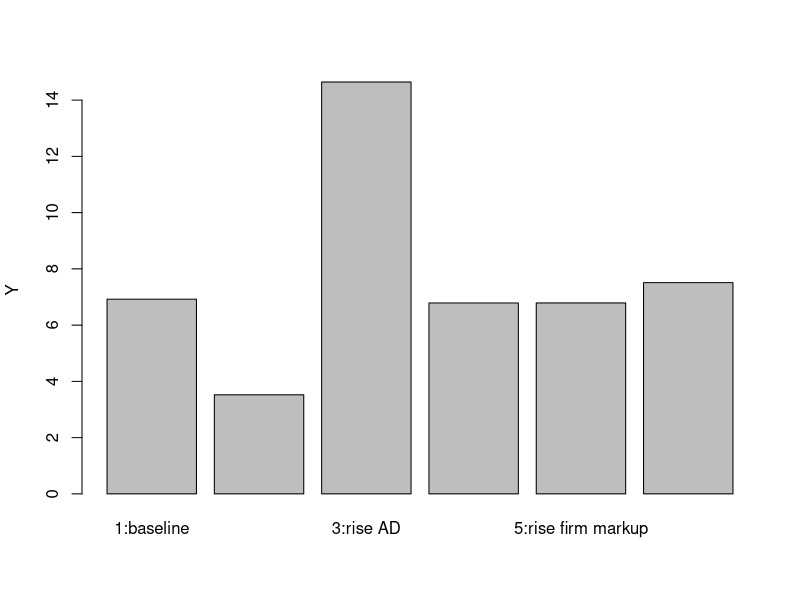
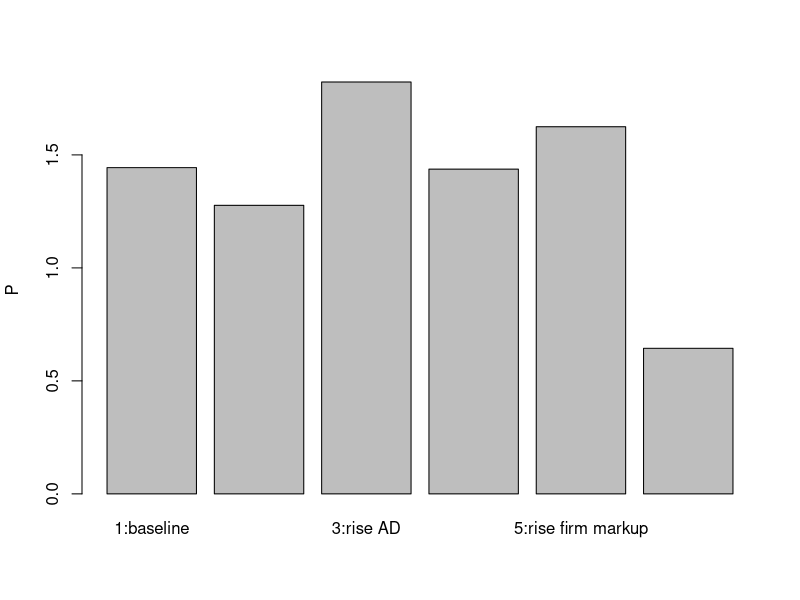
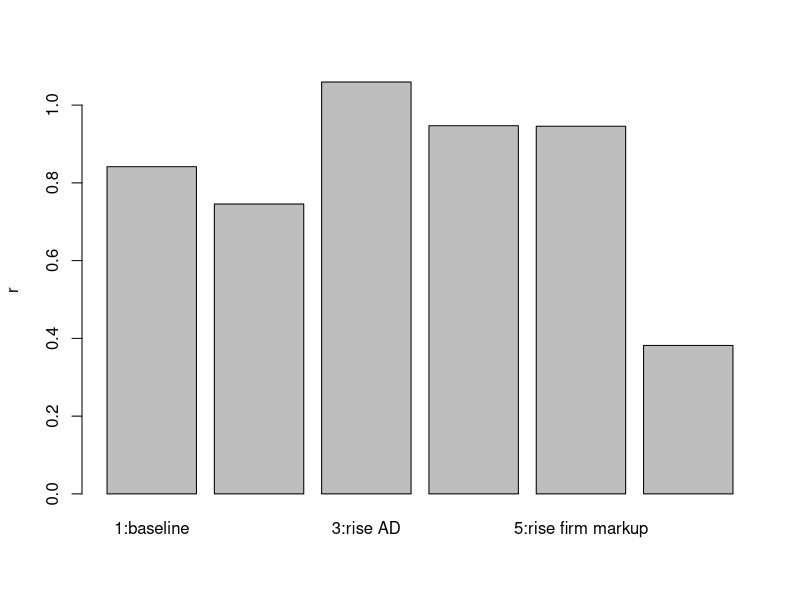
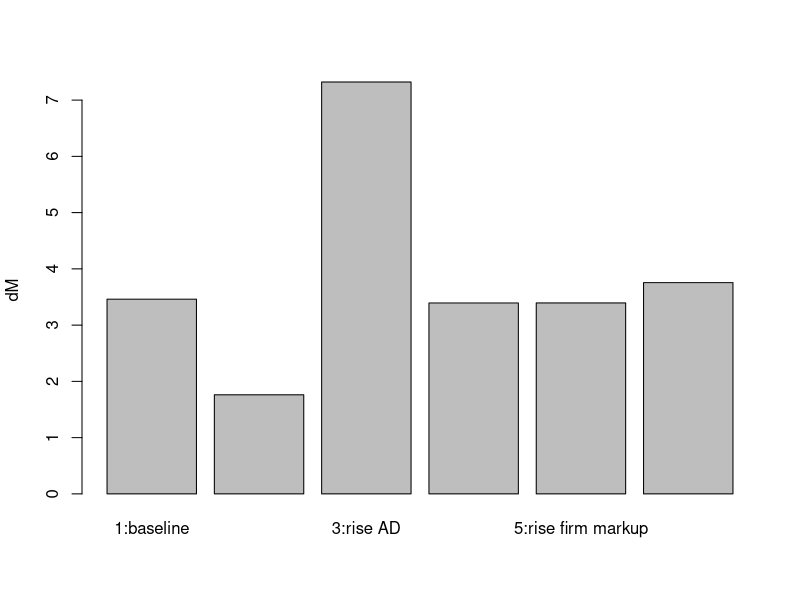
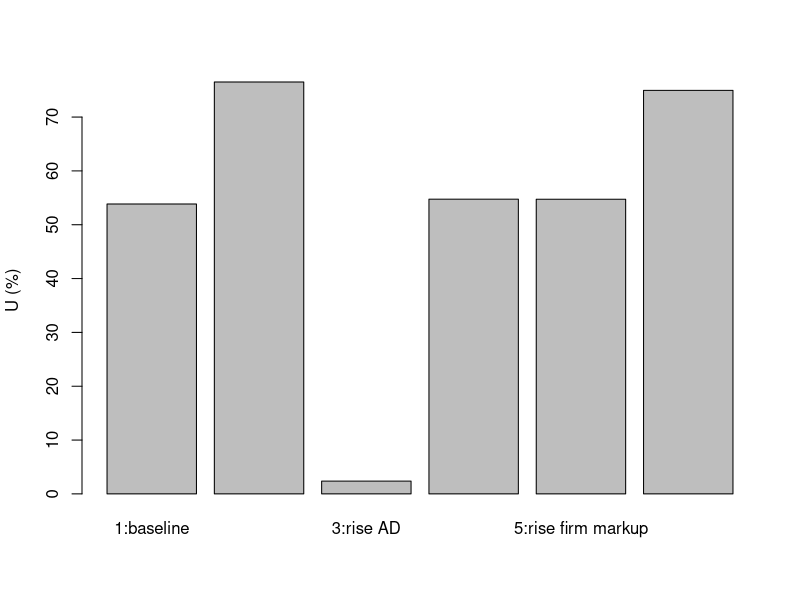
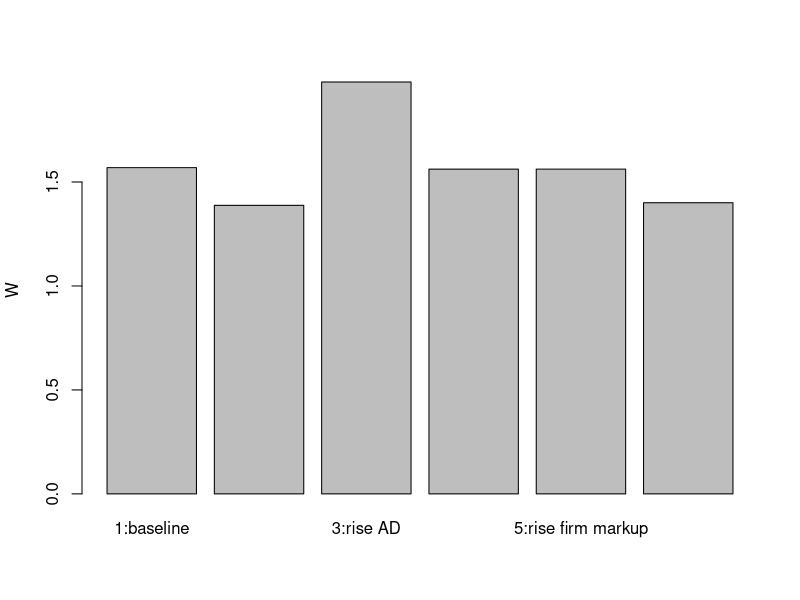
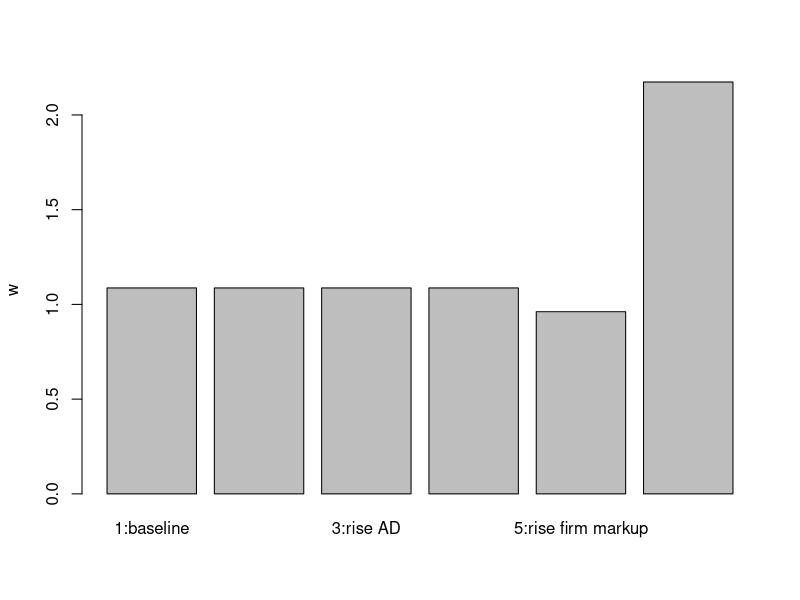
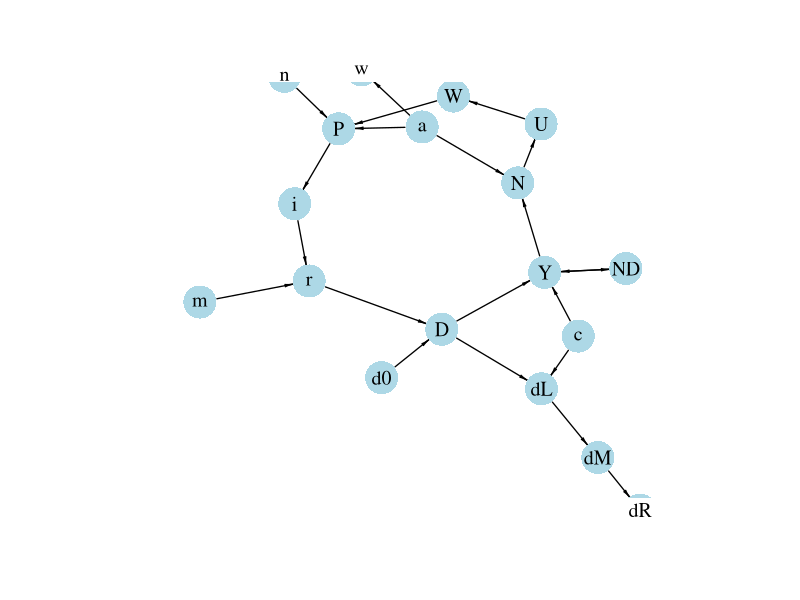

The R source for these figures, in order:
## ---- chunk 1

#Clear the environment
rm(list=ls(all=TRUE))

# Set number of scenarios (including baseline)
S=6

#Create vector in which equilibrium solutions from different parameterisations will be stored
Y_star=vector(length=S)  # income/output
D_star=vector(length=S)  # (notional) credit-financed aggregate demand
ND_star=vector(length=S) # income-financed aggregate demand
r_star=vector(length=S)  # lending rate
N_star=vector(length=S)  # employment
U_star=vector(length=S)  # unemployment
P_star=vector(length=S)  # price level
w_star=vector(length=S)  # real wage
W_star=vector(length=S)  # nominal wage
i_star=vector(length=S)  # central bank rate
dL_star=vector(length=S) # change in loans
dM_star=vector(length=S) # change in bank deposits 
dR_star=vector(length=S) # change in bank reserves

# Set exogenous variables that will be shifted
c=vector(length=S) # share of credit demand that is accommodated
d0=vector(length=S)# autonomous component of debt-financed aggregate demand
m=vector(length=S) # mark-up on lending rate
n=vector(length=S) # mark-up on prices
a=vector(length=S) # productivity

# Baseline parameterisation
c[]=0.8 
d0[]=5
m[]=0.15
n[]=0.15  
a[]=0.8 

# Construct different scenarios
for (j in 1:S){
  if (j==2){# scenario 2: increase in credit rationing
    c[2]=0.4
  }
  if (j==3){# scenario 3: increase in autonomous demand
    d0[3]=10
  }
  if (j==4){# scenario 4: increase in interest rate mark-up
    m[4]=0.3
  }
  if (j==5){# scenario 5: increase in price mark-up
    n[5]=0.3
  }
  if (j==6){# scenario 6: increase in productivity
    a[6]=0.4
  }
}

#Set constant parameter values
b=0.5   # propensity to spend out of income
d1=0.8  # sensitivity of demand with respect to the interest rate
i0=0.01 # discretionary component of central bank rate
i1=0.5  # sensitivity of central bank rate with respect to price level
Nf=12   # full employment/labour force
h=0.8   # sensitivity of nominal wage with respect to unemployment
k=0.3   # desired reserve ratio
W0=2    # exogenous component of nominal wage

# Initialise endogenous variables at some arbitrary positive value 
Y=1 
D=1
ND=1
r=1
N=1
U=1
P=1
w=1
W=1
i=1
dL=1
dM=1
dR=1

#Solve this system numerically through 1000 iterations based on the initialisation
for (j in 1:S){
  
  for (iterations in 1:1000){
    
    #Model equations
    
    # (1) Goods market
    Y = ND + c[j]*D
    
    # (2) Not-debt financed component of aggregate demand
    ND = b*Y
    
    # (3) Debt-financed component of aggregate demand
    D= d0[j] - d1*r
    
    # (4) Policy rate
    i = i0 + i1*P
    
    # (5) Lending rate
    r = (1+m[j])*i
    
    # (6) Change in loans
    dL = c[j]*D
    
    # (7) Change in deposits
    dM = dL
    
    # (8) Change in reserves
    dR = k*dM
    
    # (9) Price level
    P = (1+n[j])*a[j]*W
    
    # (10) Nominal wage
    W = W0 - h*(U)
    
    # (11) Real wage
    w = 1/((1+n[j])*a[j])
    
    # (12) Employment
    N = a[j]*Y
    
    # (13) Unemployment rate
    U = (Nf - N)/Nf
    
  }

  #Save results for different parameterisations in vector
  Y_star[j]=Y
  D_star[j]=D
  ND_star[j]=ND
  r_star[j]=r
  N_star[j]=N
  U_star[j]=U
  P_star[j]=P
  w_star[j]=w
  W_star[j]=W
  i_star[j]=i
  dL_star[j]=dL
  dM_star[j]=dM
  dR_star[j]=dR  
}

## ---- chunk 2
#| label: fig-output-pkmacro
#| fig-cap: Output

barplot(Y_star, ylab="Y", names.arg=c("1:baseline", "2:rise credit rat.", "3:rise AD",
                                      "4:rise bank markup","5:rise firm markup", "6:rise product."))

## ---- chunk 3
#| label: fig-price-level-pkmacro
#| fig-cap: Price level

barplot(P_star, ylab="P", names.arg=c("1:baseline", "2:rise credit rat.", "3:rise AD",
                                      "4:rise bank markup","5:rise firm markup", "6:rise product."))

## ---- chunk 4
#| label: fig-lending-rate-pkmacro
#| fig-cap: Lending rate

barplot(r_star, ylab="r", names.arg=c("1:baseline", "2:rise credit rat.", "3:rise AD",
                                      "4:rise bank markup","5:rise firm markup", "6:rise product."))

## ---- chunk 5
#| label: fig-money-pkmacro
#| fig-cap: Deposit money creation

barplot(dM_star, ylab="dM", names.arg=c("1:baseline", "2:rise credit rat.", "3:rise AD",
                                        "4:rise bank markup","5:rise firm markup", "6:rise product."))

## ---- chunk 6
#| label: fig-unemployment-pkmacro
#| fig-cap: Unemployment rate

barplot(U_star*100, ylab="U (%)", names.arg=c("1:baseline", "2:rise credit rat.", "3:rise AD",
                                              "4:rise bank markup","5:rise firm markup", "6:rise product."))

## ---- chunk 7
#| label: fig-nominal-wage-pkmacro
#| fig-cap: Nominal wage

barplot(W_star, ylab="W", names.arg=c("1:baseline", "2:rise credit rat.", "3:rise AD",
                                      "4:rise bank markup","5:rise firm markup", "6:rise product."))

## ---- chunk 8
#| label: fig-real-wage-pkmacro
#| fig-cap: Real wage

barplot(w_star, ylab="w", names.arg=c("1:baseline", "2:rise credit rat.", "3:rise AD",
                                      "4:rise bank markup","5:rise firm markup", "6:rise product."))

## ---- chunk 9
#| message: false
#| label: fig-dg-pkmacro
#| fig-cap: Directed graph of post-Keynesian endogenous money model

## Create directed graph 
# Construct auxiliary Jacobian matrix for 18 variables: 
# r, Y, ND, D, i, P, W, w, N, U, dl, dM, dR, d0, c, m, a, n 

M_mat=matrix(c(0,0,0,0,1,0,0,0,0,0,0,0,0,0,0,1,0,0,
               0,0,1,1,0,0,0,0,0,0,0,0,0,0,1,0,0,0,
               0,1,0,0,0,0,0,0,0,0,0,0,0,0,0,0,0,0,
               1,0,0,0,0,0,0,0,0,0,0,0,0,1,0,0,0,0,
               0,0,0,0,0,1,0,0,0,0,0,0,0,0,0,0,0,0,
               0,0,0,0,0,0,1,0,0,0,0,0,0,0,0,0,1,1,
               0,0,0,0,0,0,0,0,0,1,0,0,0,0,0,0,0,0,
               0,0,0,0,0,0,0,0,0,0,0,0,0,0,0,0,1,1,
               0,1,0,0,0,0,0,0,0,0,0,0,0,0,0,0,1,0,
               0,0,0,0,0,0,0,0,1,0,0,0,0,0,0,0,0,0,
               0,0,0,1,0,0,0,0,0,0,0,0,0,0,1,0,0,0,
               0,0,0,0,0,0,0,0,0,0,1,0,0,0,0,0,0,0,
               0,0,0,0,0,0,0,0,0,0,0,1,0,0,0,0,0,0,
               0,0,0,0,0,0,0,0,0,0,0,0,0,0,0,0,0,0,
               0,0,0,0,0,0,0,0,0,0,0,0,0,0,0,0,0,0,
               0,0,0,0,0,0,0,0,0,0,0,0,0,0,0,0,0,0,
               0,0,0,0,0,0,0,0,0,0,0,0,0,0,0,0,0,0,
               0,0,0,0,0,0,0,0,0,0,0,0,0,0,0,0,0,0), 18, 18, byrow=TRUE)

# Create adjacency matrix from transpose of auxiliary Jacobian and add column names
A_mat=t(M_mat)
colnames(A_mat) = c("r", "Y", "ND", "D", "i", "P", "W", "w", "N", "U", "dL", "dM", 
                    "dR", "d0", "c", "m", "a", "n")

# Create and plot directed graph from adjacency matrix
library(igraph)
dg= graph_from_adjacency_matrix(A_mat, mode="directed", weighted= NULL)
plot(dg, main="", vertex.size=15, vertex.color="lightblue", 
     vertex.label.color="black", edge.arrow.size=0.4, edge.width=1.3,
     edge.arrow.width=0.5, edge.color="black", vertex.label.cex=1.2, 
     vertex.frame.color="NA", margin=-0.2)

